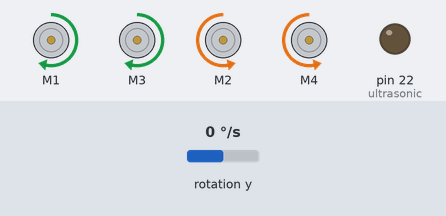
Bench run of a sketch on a simulated Arduino Mega 2560, built with avr-gcc and run on an emulated ATmega2560. Shown: 4 × DC motor (green arrow = forward, orange = backward, longer = faster), output pins drawn as LEDs (lit = HIGH). The test bench sets the inputs (shaded band); at power-on: rotation y 0 °/s. What the sketch prints to the serial monitor is not drawn.

Above: at 0.8 s.
0.9 s: rotation y set to -31 °/s
3.9 s: rotation y set to -39 °/s
6.9 s: rotation y set to -27 °/s
At 9.8 s:
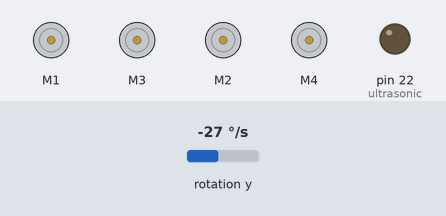
9.9 s: rotation y set to -21 °/s
12.9 s: rotation y set to -100 °/s
At 16.4 s:
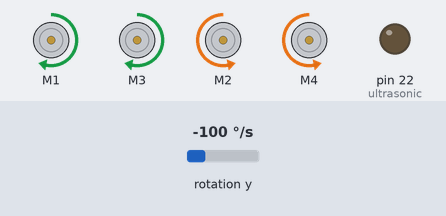
Timing chart, 0 to 16.9 s (numbered marks = the images above; inputs shaded):
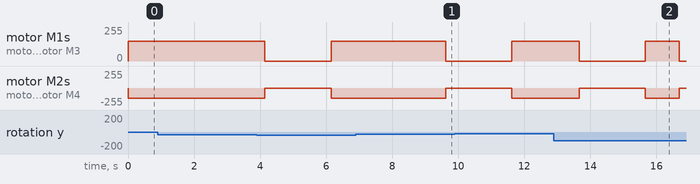

The sketch:

all.ino
```cpp
#include <Adafruit_MotorShield.h>
#include <PID_v1.h>
// I2Cdev and MPU6050 must be installed as libraries, or else the .cpp/.h files
// for both classes must be in the include path of your project
#include "I2Cdev.h"
#include "MPU6050.h"

#define leftMotorBase 128
#define leftMotorMax 200
#define leftMotorMin 40
#define rightMotorBase  128
#define rightMotorMax  200
#define rightMotorMin  40
#define MotorMax 150
#define Kp_cons  0.03
#define Ki_cons  0
#define Kd_cons  0.01
#define numSensors  5
#define numCalibrations 10

#define GYRO_OFFSET -7.175

#define OUTPUT_READABLE_ACCELGYRO

#if I2CDEV_IMPLEMENTATION == I2CDEV_ARDUINO_WIRE
    #include "Wire.h"
#endif

MPU6050 accelgyro;
//MPU6050 accelgyro(0x69); // <-- use for AD0 high

int16_t ax, ay, az;
int16_t gx, gy, gz;


Adafruit_MotorShield AFMS = Adafruit_MotorShield();

Adafruit_DCMotor * mr1 = AFMS.getMotor(1);
Adafruit_DCMotor * mr2 = AFMS.getMotor(3);
Adafruit_DCMotor * ml1 = AFMS.getMotor(2);
Adafruit_DCMotor * ml2 = AFMS.getMotor(4);

int scanTime = 30000;

int scanVals[10000];
int numScanVals = 0;

int ultrasonic = 22;

static const uint8_t sensor_pin[] = {A11,A12,A13,A14,A15};
static const uint8_t trigger_pin[] = {51,49,47,45,43};

double Setpoint, Input, Output;
PID myPID(&Input, &Output, &Setpoint, Kp_cons,Ki_cons,Kd_cons, REVERSE);

void turnAngle(int angle, int dir){

  double position = 0;
  double acc;
  unsigned long lastTime = micros();

  setLeftMotors(FORWARD, MotorMax);
  setRightMotors(FORWARD, MotorMax);

  if (dir){
    setLeftMotors(BACKWARD, MotorMax);
    setRightMotors(FORWARD, MotorMax);
  } else {
    setLeftMotors(FORWARD, MotorMax);
    setRightMotors(BACKWARD, MotorMax);
  }

  unsigned long now = 0;
  while(abs(position) < angle) {
    delay(2);
    acc = accelgyro.getRotationY() + GYRO_OFFSET;
    now = micros();
    position += acc * (now - lastTime) * (now - lastTime) / (400000000000);
    lastTime = now;
    Serial.println(position);
  }

  setLeftMotors(FORWARD, 0);
  setRightMotors(FORWARD, 0);
}

int readIRSensor(uint8_t sensorNumber){
  digitalWrite(trigger_pin[sensorNumber], HIGH);
  delayMicroseconds(20);
  int measured = analogRead(sensor_pin[sensorNumber]);
  digitalWrite(trigger_pin[sensorNumber], LOW);
  delayMicroseconds(100);
  return (abs(measured));
}

double readIRSum(){
  double IRSum = 0;
  for (int i = 0; i < numSensors; i++){
    IRSum += readIRSensor(i);
  }
  return IRSum;
}

void setupIR(){
  for (int i = 0; i < numSensors; i++){
    pinMode(trigger_pin[i], OUTPUT);
    digitalWrite(trigger_pin[i], LOW);
  }

  Setpoint = 0;
  for (int i = 0; i < numCalibrations; i++){
    Setpoint += readIRSum();
    Serial.println(readIRSum());
    delay(250);
  }
  Setpoint = Setpoint/numCalibrations;
  Serial.print("Calibrated: ");
  Serial.println(Setpoint);

  delay(2000);
}

void driveMotors(double drive){
  int driveOutput = drive;
  Serial.println(driveOutput);
  setLeftMotors(FORWARD, constrain(leftMotorBase-driveOutput, leftMotorMin, leftMotorMax));
  setRightMotors(FORWARD, constrain(rightMotorBase+driveOutput, rightMotorMin, rightMotorMax));
}

double readUltrasonic() {
  pinMode(ultrasonic, OUTPUT);
  digitalWrite(ultrasonic, HIGH);
  delayMicroseconds(10);
  digitalWrite(ultrasonic, LOW);
  pinMode(ultrasonic, INPUT);
  double duration = 1.0*pulseIn(ultrasonic, HIGH);
  duration /= 58; //put into cm
  return duration;
}

double medianUltrasonic() {
  int numSamples = 3;
  int samples[3];
  double average = 0;
  for(int i = 0; i < numSamples; i++) {
    average += readUltrasonic()/numSamples;
  }
  return average;
}

void findRamp() {
  int ramp = 0;
  unsigned int rampTime = 0;
  int rampThreshold = 220;
  int rampTimeThreshold = 200;

  setLeftMotors(FORWARD, 200);
  setRightMotors(FORWARD, 200);

  int reading = 0;

  while(true) {
    reading = readUltrasonic();
    if(reading > rampThreshold && !ramp) {
      ramp = 1;
      rampTime = millis();
    }
    if(reading <= rampThreshold) {
      ramp = 0;
    }
    if(ramp && ((unsigned int)(millis() - rampTime)) >= rampTimeThreshold) {
      Serial.println("TURNING");
      turnAngle(90, 0);
      Serial.println("STOPPING");
      setLeftMotors(FORWARD, 200);
      setRightMotors(FORWARD, 200);
      delay(1000);
      return;
    }
    Serial.println(reading);
    delay(50);
  }
}

void followRamp() {
  delay(1000);
  setupIR();
  setLeftMotors(FORWARD, 200);
  setRightMotors(FORWARD, 200);
  Input = readIRSum();
  myPID.SetSampleTime(10);
  myPID.SetMode(AUTOMATIC);
  myPID.SetOutputLimits(-100, 100);

  while(true) {
    Input = readIRSum();
    myPID.Compute();
    driveMotors(Output);
  }
}

void setLeftMotors(int direction, int speed) {
  mr1->run(direction);
  mr2->run(direction);
  mr1->setSpeed(speed);
  mr2->setSpeed(speed);
}
void setRightMotors(int direction, int speed) {
  ml1->run(direction);
  ml2->run(direction);
  ml1->setSpeed(speed);
  ml2->setSpeed(speed);
}

void setup() {
  Serial.begin(38400);
  #if I2CDEV_IMPLEMENTATION == I2CDEV_ARDUINO_WIRE
      Wire.begin();
  #elif I2CDEV_IMPLEMENTATION == I2CDEV_BUILTIN_FASTWIRE
      Fastwire::setup(400, true);
  #endif
  accelgyro.initialize();
  Serial.println(accelgyro.testConnection() ? "MPU6050 connection successful" : "MPU6050 connection failed");
  accelgyro.setYGyroOffset(6);
  AFMS.begin();
  pinMode(ultrasonic, OUTPUT);
  digitalWrite(ultrasonic, LOW);
  turnAngle(90,0);
  delay(2000);
  turnAngle(90,0);
  delay(2000);
  turnAngle(90,0);
  delay(2000);
  turnAngle(90,0);
//  findRamp();
//  followRamp();
}

void loop() {

}
```

Measured:
- after the input at 6.9 s, motor M1, motor M3: forward 150/255 → stopped after 2.7 s instead of 1.9 s; motor M2, motor M4: backward 150/255 → stopped after 2.7 s instead of 1.9 s
- after the input at 12.9 s, motor M1, motor M3: forward 150/255 → stopped after 0.76 s instead of 3.6 s; motor M2, motor M4: backward 150/255 → stopped after 0.76 s instead of 3.6 s
